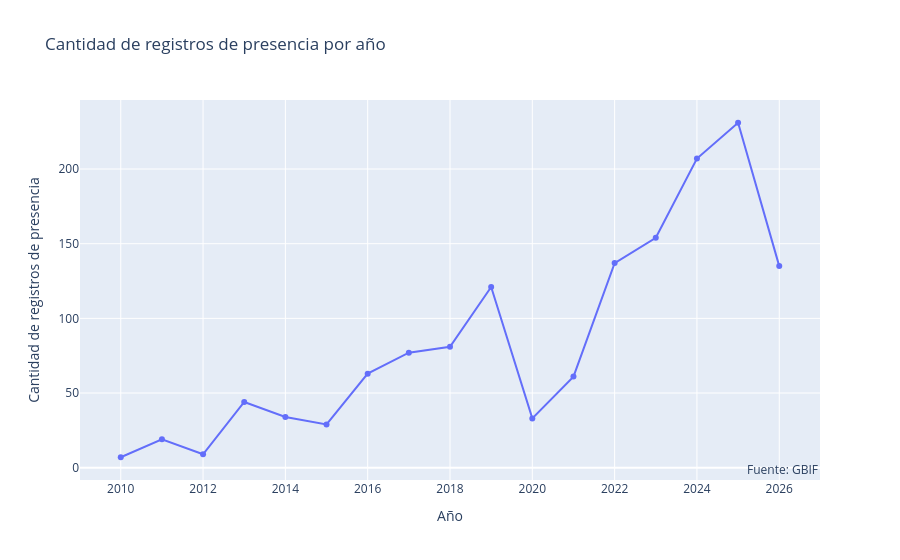

Notebook code cell kept with this figure:
### Markdown cell above
#### Gráfico de líneas: registros de presencia por año

### Code cell
# Agrupar por año
registros_x_anio = (
    presencia
    .groupby('year', dropna=True)
    .size()
    .reset_index(name='cantidad')
)

# Crear gráfico de líneas
fig = px.line(
    registros_x_anio,
    x='year',
    y='cantidad',
    labels={'year': 'Año', 'cantidad': 'Cantidad de registros de presencia'},
    title='Cantidad de registros de presencia por año'
)

# Personalizar tooltip (hover) y estilo de la línea
fig.update_traces(
    mode='lines+markers',
    hovertemplate=(
        "Año: %{x}<br>"
        "Cantidad de registros: %{y}"
    )
)

# Opciones de diseño
fig.update_layout(
    annotations=[
        dict(
            text='Fuente: GBIF',
            x=1, y=0,
            xref='paper', yref='paper',
            xanchor='right', yanchor='bottom',
            showarrow=False
        )
    ],
    xaxis_title='Año',
    yaxis_title='Cantidad de registros de presencia'
)

# Mostrar la figura
mostrar(fig)

### Figure 1 — Plotly figure (JSON) as saved in the notebook; plotly's stock layout.template omitted (floating-point values rounded to 4 significant figures)
{"data": [{"hovertemplate": "Año: %{x}<br>Cantidad de registros: %{y}", "legendgroup": "", "line": {"color": "#636efa", "dash": "solid"}, "marker": {"symbol": "circle"}, "mode": "lines+markers", "name": "", "orientation": "v", "showlegend": false, "type": "scatter", "x": [2010.0, 2011.0, 2012.0, 2013.0, 2014.0, 2015.0, 2016.0, 2017.0, 2018.0, 2019.0, 2020.0, 2021.0, 2022.0, 2023.0, 2024.0, 2025.0, 2026.0], "xaxis": "x", "y": [7, 19, 9, 44, 34, 29, 63, 77, 81, 121, 33, 61, 137, 154, 207, 231, 135], "yaxis": "y"}], "layout": {"annotations": [{"showarrow": false, "text": "Fuente: GBIF", "x": 1, "xanchor": "right", "xref": "paper", "y": 0, "yanchor": "bottom", "yref": "paper"}], "legend": {"tracegroupgap": 0}, "title": {"text": "Cantidad de registros de presencia por año"}, "xaxis": {"anchor": "y", "domain": [0.0, 1.0], "title": {"text": "Año"}}, "yaxis": {"anchor": "x", "domain": [0.0, 1.0], "title": {"text": "Cantidad de registros de presencia"}}}}
